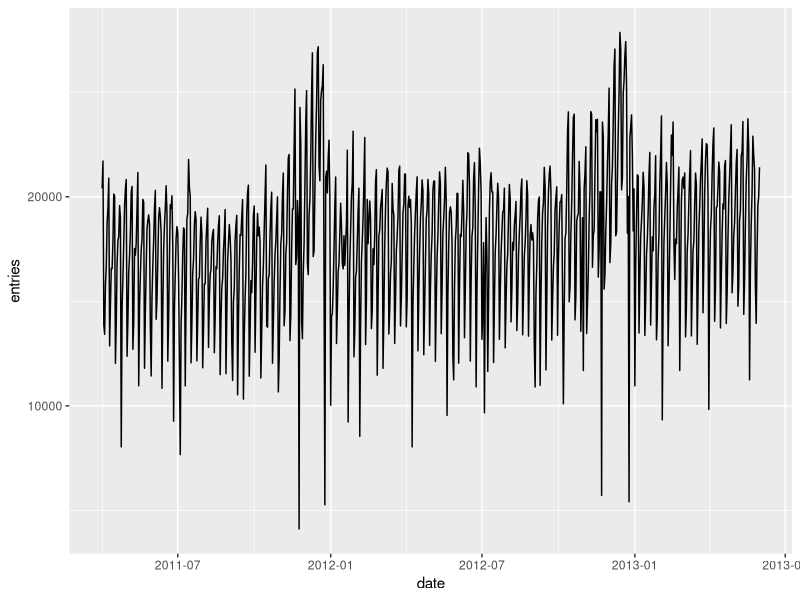
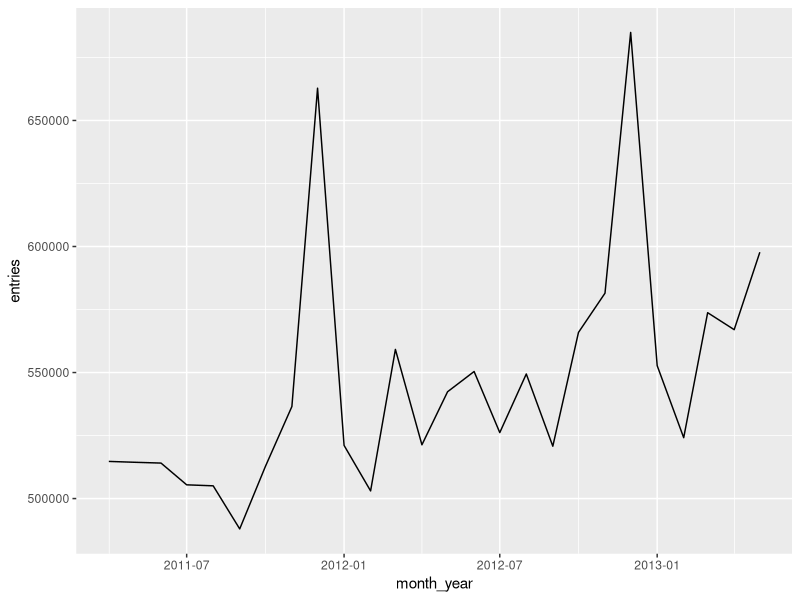
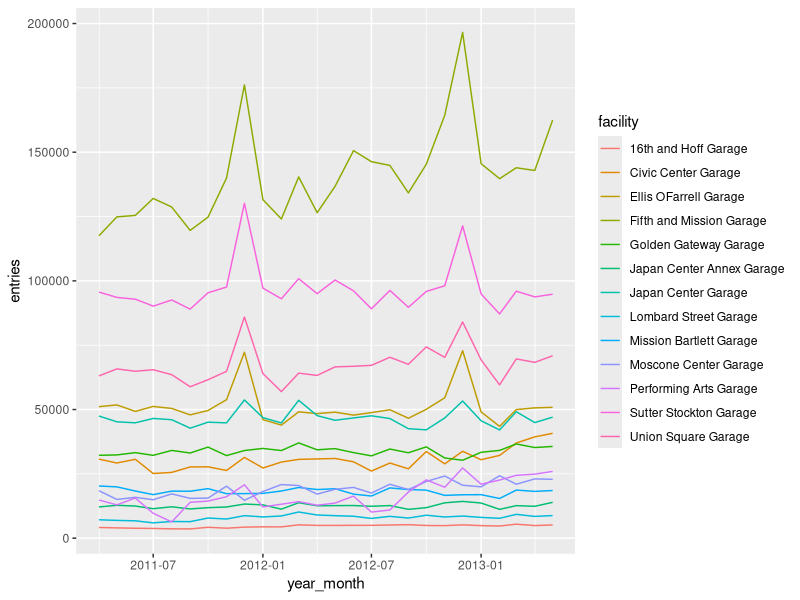
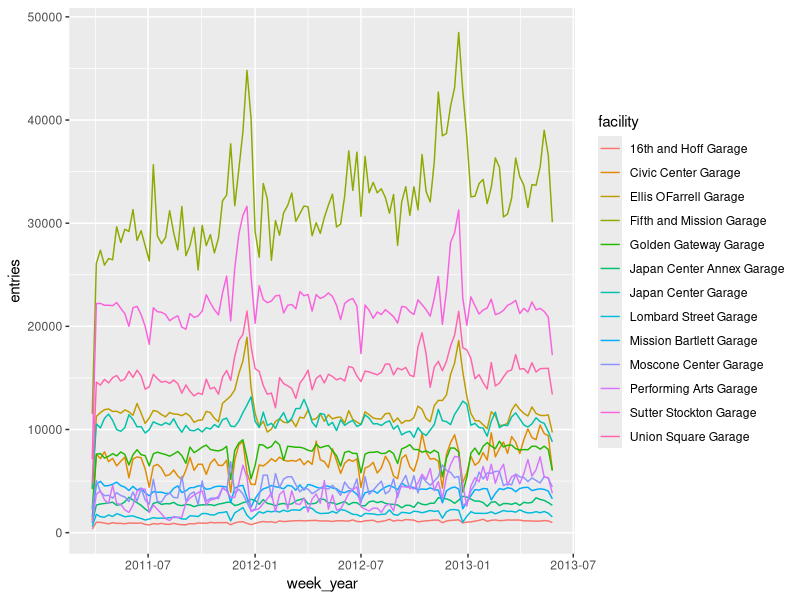
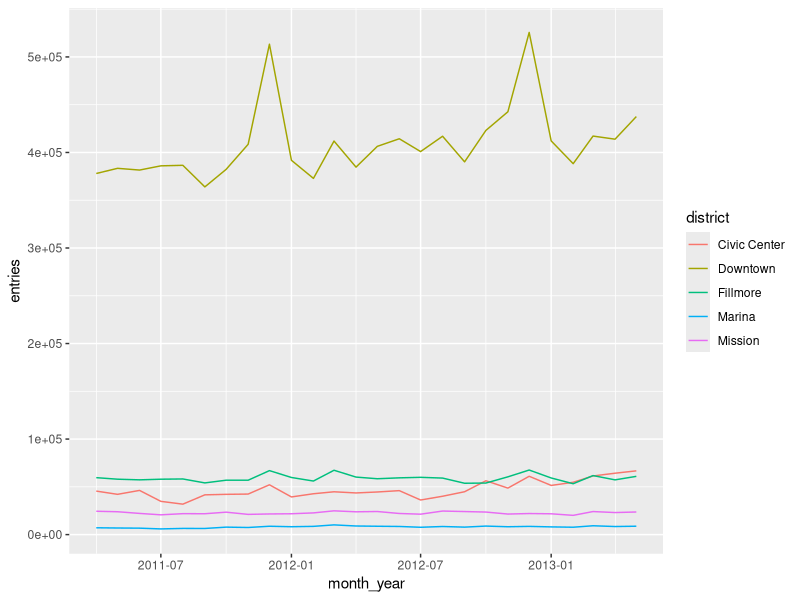
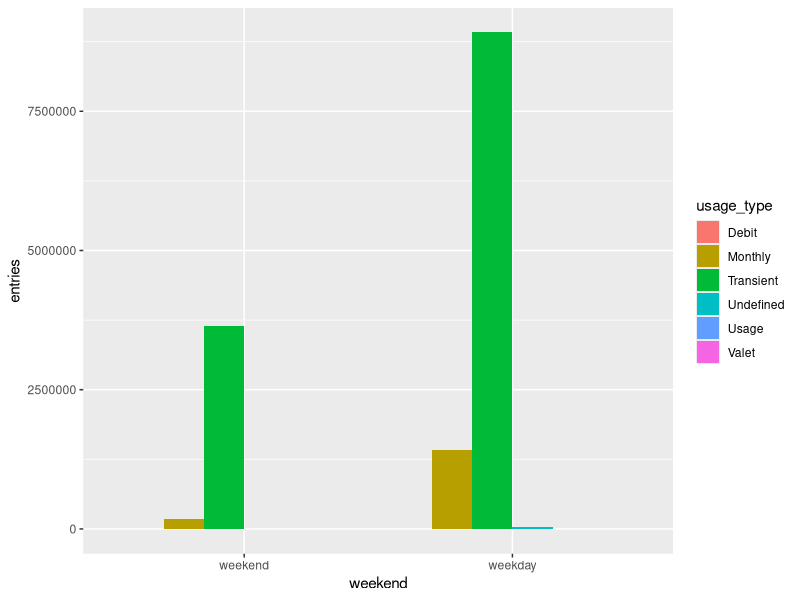
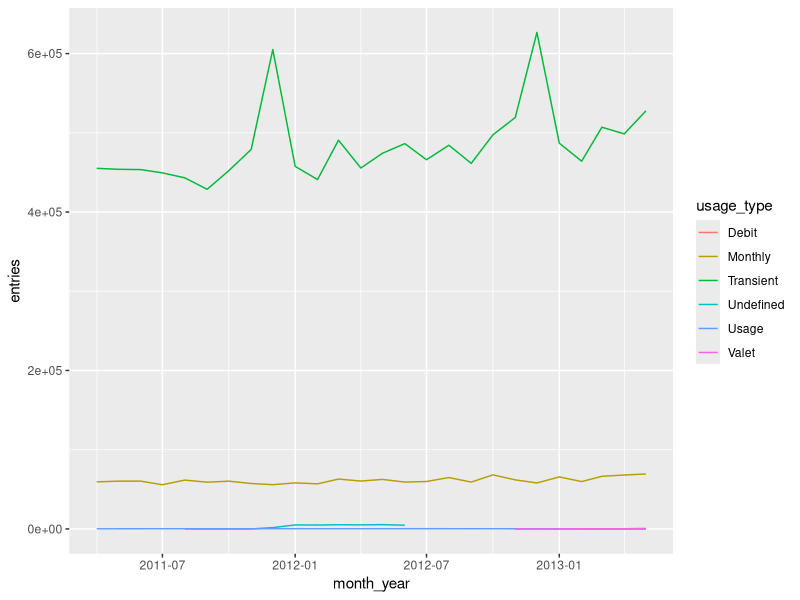

R code for these plots, in order:
# Do some exploratory data analysis of the SFpark data
# SFpark is the parking demand management program in San Francisco.
# The data we're using are entries and exits from public parking
# garages from 2011-2013, available from
# https://www.sfmta.com/getting-around/drive-park/demand-responsive-pricing/sfpark-evaluation

# First, we need to load the libraries we will be using
# If you get an error that a library was not found,
# run install.packages("tidyverse")
library(tidyverse)  # library for dealing with tabular data
library(lubridate)  # library for handling dates

# first, we read our data into a table
# The data are packaged as a CSV (comma separated values) file, which is
# just a text file where each line is a row, and the columns are
# separated by commas.
data = read_csv("sfpark/data/sfpark.csv")

# now, lets look at the first few rows of our data to see what we're looking at
# [1:20,] means rows 1-20 (before the comma) and all columns
# (because there is nothing after the comma)
View(data[1:20,])

# we have six columns:
#   date: the date the data were recorded
#   facility: the garage where the data were recorded
#   district: the district (neighborhood) where the garage is
#   usage_type: the type of payment (e.g. monthly pass, transient/hourly)
#   entries, exits: the number of cars that entered and exited the garage that day that used that type of payment

# what are the garages we have?
unique(data$facility)

# Exercise: where in San Francisco are they (in which districts)?
unique(data$district)

# In your own words, what does a row of the data represent?

# How many cars enter a garage on an average day
mean(data$entries)

# Exercise: That may be skewed by outliers. What is the median?
median(data$entries)

###########################
# Grouped data analysis   #
# aka split-apply-combine #
###########################

# Grouped data analysis is a very common pattern - rather than a mean
# over the entire dataset, we may want a mean by groups. For instance,
# the median being so different from the mean suggests outliers - perhaps
# one very large garage. Let's look at the mean entries by garage

group_by(data, facility) |>
  summarize(mean_entries=mean(entries))

# But this could be misleading. Does each row represent a single day at a single garage?
# Ans: No, because the rows are also split up by usage type.
# What are we actually computing the mean of above?
# Ans: We are computing the mean of of entries per usage type per day per garage.

# We can use the group_by and summarize functions to create a dataset
# that shows _total_ entries and exits for each day, and create a new
# table with this information.
total_entries = group_by(data, date, facility) |>
  summarize(entries=sum(entries), exits=sum(exits))

# Look at the data we have now
View(total_entries[1:20,])

# Now we can calculate the mean entries by garage, using this new dataset. This
# is a per facility daily mean, not a per-usage type daily mean.
group_by(total_entries, facility) |>
  summarize(mean_entries=mean(entries))

##################
# Filtering data #
##################
# Maybe we don't want to look at the entire city, but only at garages
# in the Civic Center neighborhood. We can filter the data and repeat
# the above analysis.
civic_center_data = filter(data, district == "Civic Center")

# now, repeat the above analysis to compute total entries by day, and take the daily
# average, using only data from Civic Center
civic_center_total = group_by(civic_center_data, facility, date) |>
  summarize(entries=sum(entries))

# use group_by and summarize to compute means

group_by(civic_center_total, facility) |>
  summarize(entries=mean(entries))

# Repeat the process, looking only at garages in the Mission
mission_data = filter(data, district == "Mission")
mission_total = group_by(mission_data, facility, date) |>
  summarize(entries=sum(entries))
group_by(mission_total, facility) |>
  summarize(entries=mean(entries))

###################
# Handling dates  #
###################
# Another dimension of this dataset that we have not explored
# is the date column. Before we can work with dates, however,
# we have to parse the column.

# Every column in a table has a type (for instance, integer,
# decimal number, string). read_csv tries to guess the best
# type for each field. We can see what types are used in our
# table by printing the table to the console. The types are printed
# just below the column names.
total_entries

# read_csv has read the date string as 
# These columns only store the letters, and don't know that they represent dates. Before
# we can use the dates, we need to parse the dates.
# to parse dates, we will use the lubridate library: https://lubridate.tidyverse.org/
# the mutate function will overwrite the date column
# the mdy function parses dates in month/day/year format
total_entries = mutate(total_entries, date=mdy(date))

# display the table again, to check the types. we see that date is no longer a chr type.
total_entries

# Let's look at the mean entries by year, to look for trends over time
# First, we need to extract the year from the date column, and assign it to a new
# column. We previously used mutate for this; this line uses
# $ notation which is another way of doing the same thing.
total_entries$year = year(total_entries$date)

# make sure it worked
unique(total_entries$year)

# now, look at mean entries by garage and year
group_by(total_entries, facility, year) |>
  summarize(entries=mean(entries))

# The year_totals table is in "long" format - one row for each
# facility for each year. It would be easier to read in "wide" format:
# one row for each facility and one column for each year.
# the column names are taken from the field named in names_from,
# and the values from the field named in values_from
# now, look at mean entries by garage and year
group_by(total_entries, facility, year) |>
  summarize(entries=mean(entries)) |>
  pivot_wider(names_from=year, values_from=entries)

# Exercise: repeat the above, but get the per-month mean rather than per year,
# to show seasonal trends
# You should have a table with rows for each garage and columns for January, February, etc.
total_entries$month = month(total_entries$date)
group_by(total_entries, facility, month) |>
  summarize(entries=mean(entries)) |>
  pivot_wider(names_from=month, values_from=entries)

########################
# Weekdays vs weekends #
########################
# Some garages may be more popular on weekdays than on weekends. We need to repeat the above
# analysis, but we want a mean for weekends and a mean for weekdays. Lubridate does not have a
# weekend function, so we need to use the day of week function to make a new weekend column.
# First, we can create a day of week column.
total_entries$day_of_week = wday(total_entries$date, label=T)

# Look at how the days of week are abbreviated
unique(total_entries$day_of_week)

# now, we can recode that to weekday/weekend
total_entries$weekend = recode(total_entries$day_of_week, "Mon"="weekday", "Tue"="weekday", "Wed"="weekday", "Thu"="weekday",
                               "Fri"="weekday", "Sat"="weekend", "Sun"="weekend")

# make sure that there are no missing values
# is.na determines if a value is missing (NA), any determines if any value was found
# to be missing by is.na, ! reverses the result, and stopifnot will stop program execution
# and display an error if the input is not True
stopifnot(!any(is.na(total_entries$weekend)))

# calculate the means
group_by(total_entries, facility, weekend) |>
  summarize(entries=mean(entries)) |>
  pivot_wider(names_from=weekend, values_from=entries)

# Now, compute means by season
# Backticks are needed so that R will treat the numbers as column values, rather than
# as literal numbers. Backticks are needed anytime a column name or value in recode
# contains spaces or starts with a number.
total_entries$season = recode(total_entries$month,
                              `1`="Winter", `2`="Winter", `3`="Winter",
                              `4`="Spring", `5`="Spring", `6`="Summer",
                              `7`="Summer", `8`="Summer", `9`="Fall",
                              `10`="Fall", `11`="Fall", `12`="Winter")
group_by(total_entries, facility, season) |>
  summarize(entries=mean(entries)) |>
  pivot_wider(names_from=season, values_from=entries)


#######################
# Plotting            #
#######################
# This data would be more interesting if it were on a graph. To make graphs in R,
# most people use the ggplot2 library, which is part of tidyverse.

# Let us create a dataset that shows how many entries to all garages there were on each day
citywide_entries = group_by(total_entries, date) |> summarize(entries=sum(entries))

# Create a plot using the total_entries table. We define an "aesthetic" that the date
# will be the x axis, and the number of entries will be the y axis
ggplot(citywide_entries, aes(x=date, y=entries)) +
  # and add a line plot to it
  geom_line()

# wow, that's a mess - there's too much day-to-day variation to understand trends.
# let's group the data by month and year, and plot again
# the floor_date function returns the beginning of whatever period you put in - in this
# case, the beginning of the month
citywide_entries$month_year = floor_date(citywide_entries$date, unit="month")
monthly_entries = group_by(citywide_entries, month_year) |> summarize(entries=sum(entries))
ggplot(monthly_entries, aes(x=month_year, y=entries)) +
  geom_line()

# What month has the highest parking demand? Why do you think that is?
# December has the highest parking demand - probably due to holiday travel and shopping
# in San Francisco.

# This is an interesting plot, but it would be more interesting to see it by garage.
# We can do this by using data that is not summed up to citywide level, an then telling
# ggplot to group by the facility

total_entries$year_month = floor_date(total_entries$date, unit="month")
garage_month_entries = group_by(total_entries, facility, year_month) |>
  summarize(entries=sum(entries))

# look at the result of that call
garage_month_entries[1:20,]

# now, plot the data but tell ggplot to group by facility, use separate colors
# for each facility
ggplot(garage_month_entries, aes(x=year_month, y=entries, group=facility, color=facility)) +
  geom_line()

# which garages have more of a seasonal trend? why?
# exercise: look at weekly trends rather than monthly trends
total_entries$week_year = floor_date(total_entries$date, unit="week")
garage_week_entries = group_by(total_entries, facility, week_year) |>
  summarize(entries=sum(entries))
ggplot(garage_week_entries, aes(x=week_year, y=entries, group=facility, color=facility)) +
  geom_line()

# exercise: group by district instead of by facility (more of a challenge!)
data$date = mdy(data$date)
data$month_year =
  floor_date(data$date, unit="month")

# We first need to re-group the original data. Because total_entries was grouped
# by facility, there is no district variable available.
district_month_entries = group_by(data, month_year, district) |>
  summarize(entries=sum(entries))

ggplot(district_month_entries, aes(x=month_year, y=entries, group=district, color=district)) +
  geom_line()

###############
# Usage types #
###############

# The data include several usage types - monthly passes, transient users, etc.
# Exercise: first, extract all of the unique values of the usage_type column to
# see what the possibilities are.
unique(data$usage_type)

# How many entries are from each of the usage types? What usage type is most common?
# we use a sum rather than a mean here, as the denominator of the mean will vary
# depending on how many garages offer that usage type
group_by(data, usage_type) |>
  summarize(sum(entries))

# Are the patterns of usage types different on the weekdays vs. the weekends?

# first, create a weekday/weekend column
data$day_of_week = wday(data$date, label=T)
data$weekend = recode(data$day_of_week, "Mon"="weekday", "Tue"="weekday", "Wed"="weekday", "Thu"="weekday",
                               "Fri"="weekday", "Sat"="weekend", "Sun"="weekend")

# create a grouped data frame
usage_types_weekday_weekend = group_by(data, usage_type, weekend) |>
  summarize(entries=sum(entries))

# Print it out with pivot_wider. We see that "transient" is most popular both on
# weekdays and weekends.
pivot_wider(usage_types_weekday_weekend, names_from=weekend, values_from=entries)

# It might be easier to look at a graph. I wanted to plot these as a grouped bar chart.
# I wasn't sure how to do this, so I googled "bar plot grouped ggplot" and found
# https://www.r-graph-gallery.com/48-grouped-barplot-with-ggplot2.html which gave
# an example. The R community is large enough that there will often be someone who's
# solved the same problem as you and written about it.
ggplot(usage_types_weekday_weekend, aes(x=weekend, y=entries, fill=usage_type)) +
         geom_bar(stat="identity", position="dodge")

# Make a plot of the monthly trend in number of entries by usage type.
# Interestingly, the seasonal trend is really only present in the transient
# usage type.
monthly_usage_trend = group_by(data, usage_type, month_year) |>
  summarize(entries=sum(entries))
ggplot(monthly_usage_trend, aes(x=month_year, y=entries, group=usage_type, color=usage_type)) +
  geom_line()

